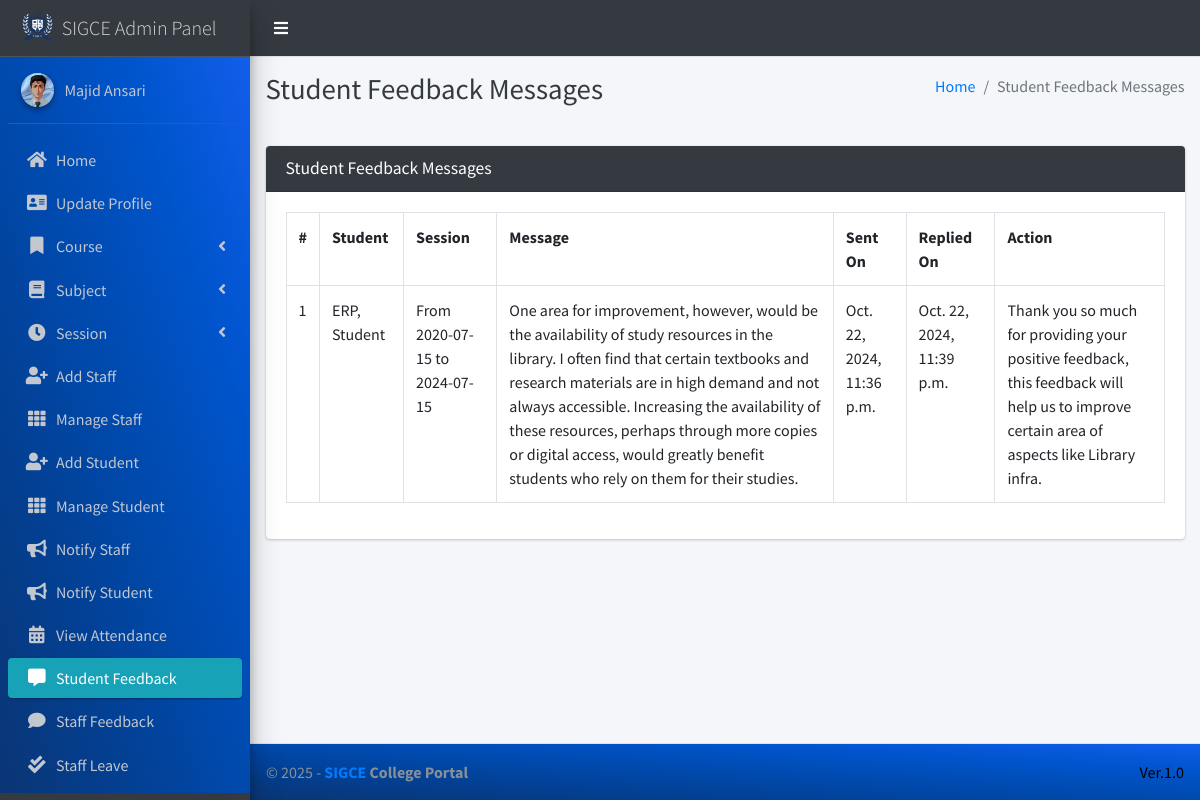
The app's page /student/view/feedback/ (signed in) with its own data.
### main_app/models.py (models this page shows)
class CustomUser(AbstractUser):
    USER_TYPE = ((1, "HOD"), (2, "Staff"), (3, "Student"))
    GENDER = [("M", "Male"), ("F", "Female")]
    username = None  # Removed username, using email instead
    email = models.EmailField(unique=True)
    user_type = models.CharField(default=1, choices=USER_TYPE, max_length=1)
    gender = models.CharField(max_length=1, choices=GENDER)
    profile_pic = models.ImageField()
    address = models.TextField()
    fcm_token = models.TextField(default="")  # For firebase notifications
    created_at = models.DateTimeField(auto_now_add=True)
    updated_at = models.DateTimeField(auto_now=True)
    USERNAME_FIELD = "email"
    REQUIRED_FIELDS = []
    objects = CustomUserManager()
    def __str__(self):
        return  self.first_name + " " + self.last_name

class FeedbackStudent(models.Model):
    student = models.ForeignKey(Student, on_delete=models.CASCADE)
    feedback = models.TextField()
    reply = models.TextField()
    created_at = models.DateTimeField(auto_now_add=True)
    updated_at = models.DateTimeField(auto_now=True)

class Student(models.Model):
    admin = models.OneToOneField(CustomUser, on_delete=models.CASCADE)
    course = models.ForeignKey(Course, on_delete=models.DO_NOTHING, null=True, blank=False)
    session = models.ForeignKey(Session, on_delete=models.DO_NOTHING, null=True)
    def __str__(self):
        return self.admin.last_name + ", " + self.admin.first_name

class Session(models.Model):
    start_year = models.DateField()
    end_year = models.DateField()
    def __str__(self):
        return "From " + str(self.start_year) + " to " + str(self.end_year)

### main_app/hod_views.py (the view, shortened to what this page needs)
# urls.py: path("student/view/feedback/", hod_views.student_feedback_message,
@csrf_exempt
def student_feedback_message(request):
    if request.method != 'POST':
        feedbacks = FeedbackStudent.objects.all()
        context = {
            'feedbacks': feedbacks,
            'page_title': 'Student Feedback Messages'
        }
        return render(request, 'hod_template/student_feedback_template.html', context)

### main_app/templates/hod_template/student_feedback_template.html (shortened to what this page needs)
{% extends 'main_app/base.html' %}
{% load static %}
{% block page_title %}{{page_title}}{% endblock page_title %}
{% block content %}
<section class="content">
    <div class="container-fluid">
        <div class="row">
            <div class="col-md-12">
                <div class="card card-dark">
                    <div class="card-header">
                        <h3 class="card-title">{{page_title}}</h3>
                    </div>
                    <div class="table card-body">
                        <table class="table table-bordered table-hover">
                            <tr>
                                <th>#</th>
                                <th>Student</th>
                                <th>Session</th>
                                <th>Message</th>
                                <th>Sent On</th>
                                <th>Replied On</th>
                                <th>Action</th>
                            </tr>
                            {% for feedback in  feedbacks %}
                              <tr>
                                  <td>{{forloop.counter}}</td>
                                  <td>{{feedback.student}}</td>
                                  <td>{{feedback.student.session}}</td>
                                  <td>{{feedback.feedback}}</td>
                                      {% if feedback.reply == "" %}
                                      <td>{{feedback.created_at}}</td>
                                      <td><span  class='badge badge-warning'>Pending Response</span></td>
                                           <td> <button data-toggle = "modal" data-target = "#reply_modal" value="{{feedback.id}}" class="btn btn-success reply_open_modal">Reply</button>
                                          {% else %}
                                          <td>{{feedback.created_at}}</td>
                                          <td>{{feedback.updated_at}}</td>
                                            <td>{{feedback.reply}}</td>
                                      {% endif %}
                              </tr>
                            {% endfor %}
                        </table>
                    </div>
                    </div>
            </div>
        </div>
    </div>
</section>
{% endblock content %}

### main_app/templates/main_app/sidebar_template.html (shortened to what this page needs)
{% load static %}
<aside class="main-sidebar sidebar-dark-info elevation-4">
    {% if request.user.user_type == '1' %}
    <a href="{% url 'admin_home' %}" class="brand-link">
        <img src="{% static 'dist/img/virusx.png' %} " alt="SIGCE LOGO"
            class="brand-image " >
        <span class="brand-text font-weight-light" >SIGCE Admin Panel</span>
    </a>
    <div class="sidebar" style="background-image: linear-gradient(to right top, #0b3574, #033f91, #004aae, #0054cc, #125eeb);">
        <div class="user-panel mt-3 pb-3 mb-3 d-flex">
            <div class="image">
                <img src="{{ request.user.profile_pic}}" class="img-circle elevation-2" alt="User Image">
            </div>
            <div class="info">
                <a href="#" class="d-block">{{user}}</a>
            </div>
        </div>
        <nav class="mt-2">
            <ul class="nav nav-pills nav-sidebar flex-column" data-widget="treeview" role="menu" data-accordion="false">
                <li class="nav-item">
                    {% url 'admin_home' as admin_home %}
                    <a href="{{admin_home}}" class="nav-link {% if admin_home == request.path %} active {% endif %}">
                        <i class="nav-icon fas fa-home"></i>
                        <p>
                            Home
                        </p>
                    </a>
                </li>
                <li class="nav-item">
                    {% url 'admin_view_profile' as admin_view_profile %}
                    <a href="{{admin_view_profile}}"
                        class="nav-link {% if admin_view_profile == request.path %} active {% endif %}">
                        <i class="nav-icon fas fa-address-card"></i>
                        <p>
                            Update Profile
                        </p>
                    </a>
                </li>
                <li class="nav-item has-treeview">
                    <a href="#" class="nav-link" >
                        <i class="nav-icon fas fa-bookmark"></i>
                        <p>
                            Course
                            <i class="fas fa-angle-left right"></i>
                        </p>
                    </a>
                </li>
                <li class="nav-item has-treeview">
                    <a href="#" class="nav-link">
                        <i class="nav-icon fas fa-book"></i>
                        <p>
                            Subject
                            <i class="fas fa-angle-left right"></i>
                        </p>
                    </a>
                </li>
                <li class="nav-item has-treeview">
                    <a href="#" class="nav-link">
                        <i  class="nav-icon fas fa-clock"></i>
                        <p>
                            Session
                            <i class="fas fa-angle-left right"></i>
                        </p>
                    </a>
                </li>
                <li class="nav-item">
                    {% url 'add_staff' as add_staff %}
                    <a href="{{add_staff}}" class="nav-link {% if add_staff == request.path %} active {% endif %}">
                        <i class="nav-icon fas fa-user-plus"></i>
                        <p>
                            Add Staff
                        </p>
                    </a>
                </li>
                <li class="nav-item">
                    {% url 'manage_staff' as manage_staff %}
                    {% url 'edit_staff' staff_id as edit_staff %}
                    <a href="{{manage_staff}}"
                        class="nav-link {% if manage_staff == request.path or request.path == edit_staff %} active {% endif %}">
                        <i class="nav-icon fas fa-th"></i>
                        <p>
                            Manage Staff
                        </p>
                    </a>
                </li>
                <li class="nav-item">
                    {% url 'add_student' as add_student%}
                    <a href="{{add_student}}" class="nav-link  {% if add_student == request.path %} active {% endif %}">
                        <i class="nav-icon fas fa-user-plus"></i>
                        <p>
                            Add Student
                        </p>
                    </a>
                </li>
                <li class="nav-item">
                    {% url 'manage_student' as manage_student %}
                    {% url 'edit_student' student_id as edit_student %}
                    <a href="{{manage_student}}"
                        class="nav-link  {% if edit_student == request.path or manage_student == request.path %} active {% endif %}">
                        <i class="nav-icon fas fa-th"></i>
                        <p>
                            Manage Student
                        </p>
                    </a>
                </li>
                <li class="nav-item">
                    {% url 'admin_notify_staff' as admin_notify_staff %}
                    <a href="{{admin_notify_staff}}"
                        class="nav-link {% if admin_notify_staff == request.path %} active {% endif %}">
                        <i class="nav-icon fas fa-bullhorn"></i>
                        <p>
                            Notify Staff
                        </p>
                    </a>
                </li>
                <li class="nav-item">
                    {% url 'admin_notify_student' as admin_notify_student %}
                    <a href="{{admin_notify_student}}"
                        class="nav-link {% if admin_notify_student == request.path %} active {% endif %}">
                        <i class="nav-icon fas fa-bullhorn"></i>
                        <p>
                            Notify Student
                        </p>
                    </a>
                </li>
                <li class="nav-item">
                    {% url 'admin_view_attendance' as admin_view_attendance %}
                <li class="nav-item">
                    <a href="{{admin_view_attendance}}"
                        class="nav-link  {% if admin_view_attendance == request.path %} active {% endif %}">
                        <i class="nav-icon fas fa-calendar-alt"></i>
                        <p>
                            View Attendance
                        </p>
                    </a>
                </li>
                <li class="nav-item">
                    {% url 'student_feedback_message' as student_feedback_message %}
                    <a href="{{ student_feedback_message }}"
                        class="nav-link  {% if student_feedback_message == request.path %} active {% endif %}">
                        <i class="nav-icon fas fa-comment-alt"></i>
                        <p>
                            Student Feedback
                        </p>
                    </a>
                </li>
                <li class="nav-item">
                    {% url 'staff_feedback_message' as staff_feedback_message %}
                    <a href="{{staff_feedback_message}}"
                        class="nav-link   {% if staff_feedback_message == request.path %} active {% endif %}">
                        <i  class="nav-icon fas fa-comment"></i>
                        <p>
                            Staff Feedback
                        </p>
                    </a>
                </li>
                <li class="nav-item">
                    {% url 'view_staff_leave' as view_staff_leave %}
                    <a href="{{view_staff_leave}}"
                        class="nav-link  {% if view_staff_leave == request.path %} active {% endif %}">
                        <i  class="nav-icon fas fa-check-double"></i>
                        <p>
                            Staff Leave
                        </p>
                    </a>
                </li>
                <li class="nav-item">
                    {% url 'view_student_leave' as view_student_leave %}
                    <a href="{% url 'view_student_leave' %}"
                        class="nav-link  {% if view_student_leave == request.path %} active {% endif %}">
                    </a>
                </li>
                                        {% endif %}
                                    </ul>
                                </nav>
                            </div>
</aside>

### records on screen
CustomUser: user.profile_pic (picture), first_name+last_name "Majid Ansari"
FeedbackStudent: student "ERP, Student", student.session "From 2020-07-15 to 2024-07-15", feedback "One area for improvement, however, would be the availability of study resources in the library. I often find that certain textbooks and research materials are in high demand and not always accessible. Increasing the availability of these resources, perhaps through more copies or digital access, would greatly benefit students who rely on them for their studies.", created_at "Oct. 22, 2024, 11:36 p.m.", updated_at "Oct. 22, 2024, 11:39 p.m.", reply "Thank you so much for providing your positive feedback, this feedback will help us to improve certain area of aspects like Library infra."

### other values on screen
{{ page_title }} "Student Feedback Messages"
